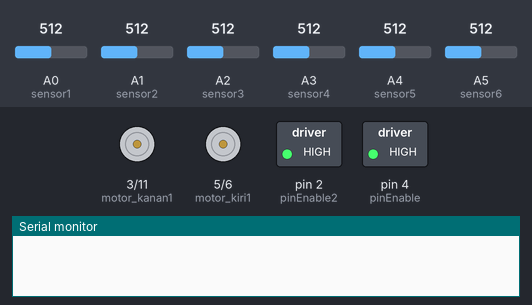
Recording of a sketch running on a simulated Arduino Uno, built with avr-gcc and run on an emulated ATmega328P. On the bench: motor-driver pin pairs drawn as motors (green arrow = first pin HIGH = forward, orange = second pin HIGH = backward, longer = more drive), switched loads named in the sketch (green lamp = pin HIGH), the last lines printed to the serial monitor. Inputs (shaded band) come from the test bench; at power-on: A0 (sensor1) = 512, A1 (sensor2) = 512, A2 (sensor3) = 512, A3 (sensor4) = 512, A4 (sensor5) = 512, A5 (sensor6) = 512.

Above: at 1.2 s.
1.3 s: A0 (sensor1) set to 36
3.5 s: A0 (sensor1) set to 32
At 4.9 s:
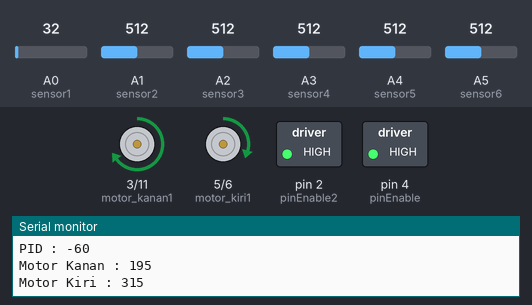
Timing chart, 0 to 6.5 s (numbered marks = the images above; inputs shaded):
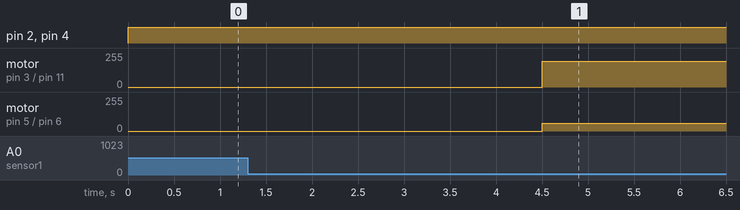

Measured:
- the behaviour switches between 34 and 33 on A0 (sensor1) (found by bisection; images 0 and 1)
- after the input at 1.3 s, every drawn part: stays the same
- after the input at 3.5 s, motor on pin 3 (motor_kanan1) / pin 11 (motor_kanan2): stopped → forward 195/255 after 1.0 s; motor on pin 5 (motor_kiri1) / pin 6 (motor_kiri2): stopped → forward 59/255 after 1.0 s

The sketch:

ali_kasus_p_rifaldy_r_akmal_6702194087_rifqi_zen_67021940151.ino
```cpp
int sensor1 = A0;
int sensor2 = A1;
int sensor3 = A2;
int sensor4 = A3;
int sensor5 = A4;
int sensor6 = A5;
int baca_sensor[6];


int pinEnable =4;
int pinEnable2 = 2;


int motor_kiri1 = 5;
int motor_kiri2 = 6;

int motor_kanan1 = 3;
int motor_kanan2 = 11;

int x;

int Last_Error = 0;
int error = 0;
int mtrSPDright, mtrSPDleft, setPointSPD = 255, PID_movement;

void setup(){
  pinMode(sensor1, INPUT);
  pinMode(sensor2, INPUT);
  pinMode(sensor3, INPUT);
  pinMode(sensor4, INPUT);
  pinMode(sensor5, INPUT);
  pinMode(sensor6, INPUT);

  pinMode(pinEnable, OUTPUT);
  pinMode(pinEnable2, OUTPUT);
  pinMode(motor_kiri1, OUTPUT);
  pinMode(motor_kiri2, OUTPUT);
  pinMode(motor_kanan1, OUTPUT);
  pinMode(motor_kanan2, OUTPUT);

  Serial.begin(9600);
}

void readsensor() {
  baca_sensor[0] = analogRead(sensor1);
  baca_sensor[1] = analogRead(sensor2);
  baca_sensor[2] = analogRead(sensor3);
  baca_sensor[3] = analogRead(sensor4);
  baca_sensor[4] = analogRead(sensor5);
  baca_sensor[5] = analogRead(sensor6);

}

void If_Error(){

if (baca_sensor[0] < 34 && baca_sensor[1] > 34 &&
    baca_sensor[2] > 34 && baca_sensor[3] > 34 &&
    baca_sensor[4] > 34 && baca_sensor[5] > 34){

    Last_Error = -2;
    try_PID(Last_Error);
   }


if (baca_sensor[0] > 34 && baca_sensor[1] < 34 &&
    baca_sensor[2] > 34 && baca_sensor[3] > 34 &&
    baca_sensor[4] > 34 && baca_sensor[5] > 34){
  Last_Error = -1;
  try_PID(Last_Error);
   }


if (baca_sensor[0] > 34 && baca_sensor[1] > 34 &&
    baca_sensor[2] < 34 && baca_sensor[3] > 34 &&
    baca_sensor[4] > 34 && baca_sensor[5] > 34){

  Last_Error = 0;

  digitalWrite(pinEnable, HIGH);
  analogWrite(motor_kiri1, 255);
  analogWrite(motor_kiri2, 0);

  digitalWrite(pinEnable2, HIGH);
  analogWrite(motor_kanan1, 255);
  analogWrite(motor_kanan2, 0);
   }


if (baca_sensor[0] > 34 && baca_sensor[1] > 34 &&
    baca_sensor[2] > 34 && baca_sensor[3] < 34 &&
    baca_sensor[4] > 34 && baca_sensor[5] > 34){

  Last_Error = 0;
  try_PID(Last_Error);
   }


if (baca_sensor[0] > 34 && baca_sensor[1] > 34 &&
    baca_sensor[2] > 34 && baca_sensor[3] > 34 &&
    baca_sensor[4] < 34 && baca_sensor[5] > 34){

  Last_Error = 1;
  try_PID(Last_Error);
   }


if (baca_sensor[0] > 34 && baca_sensor[1] > 34 &&
    baca_sensor[2] > 34 && baca_sensor[3] > 34 &&
    baca_sensor[4] > 34 && baca_sensor[5] < 34){

  Last_Error = 2;
  try_PID(Last_Error);
   }
}

void loop(){

  readsensor();
  //Sensor 1 dan 2 mendeteksi gelap, sisanya terang
  if (baca_sensor[0] < 34 && baca_sensor[1] < 34 &&
      baca_sensor[2] > 34 && baca_sensor[3] > 34 &&
      baca_sensor[4] > 34 && baca_sensor[5] > 34){

    Last_Error = -2;
    try_PID(Last_Error);
  }
  //Sensor 2 dan 3 mendeteksi gelap, sisanya terang
  if (baca_sensor[0] > 34 && baca_sensor[1] < 34 &&
      baca_sensor[2] < 34 && baca_sensor[3] > 34 &&
      baca_sensor[4] > 34 && baca_sensor[5] > 34){

    Last_Error = -1;
    try_PID(Last_Error);
  }
  //Sensor 3 dan 4 mendeteksi gelap, sisanya terang
  if (baca_sensor[0] > 34 && baca_sensor[1] > 34 &&
      baca_sensor[2] < 34 && baca_sensor[3] < 34 &&
      baca_sensor[4] > 34 && baca_sensor[5] > 34){

    Last_Error = 0;

    digitalWrite(pinEnable, HIGH);
    analogWrite(motor_kiri1, 255);
    analogWrite(motor_kiri2, 0);

    digitalWrite(pinEnable2, HIGH);
    analogWrite(motor_kanan1, 255);
    analogWrite(motor_kanan2, 0);
  }
  //Sensor 4 dan 5 mendeteksi gelap, sisanya terang
  if (baca_sensor[0] > 34 && baca_sensor[1] > 34 &&
      baca_sensor[2] > 34 && baca_sensor[3] < 34 &&
      baca_sensor[4] < 34 && baca_sensor[5] > 34){

    Last_Error = 1;
    try_PID(Last_Error);
  }
  //Sensor 5 dan 6 mendeteksi gelap, sisanya terang
  if (baca_sensor[0] > 34 && baca_sensor[1] > 34 &&
      baca_sensor[2] > 34 && baca_sensor[3] > 34 &&
      baca_sensor[4] < 34 && baca_sensor[5] < 34){

    Last_Error = 2;
    try_PID(Last_Error);
  }
  //Semua sensor mendeteksi terang
  if (baca_sensor[0] > 34 && baca_sensor[1] > 34 &&
      baca_sensor[2] > 34 && baca_sensor[3] > 34 &&
      baca_sensor[4] > 34 && baca_sensor[5] > 34){

      digitalWrite(pinEnable, HIGH);
      analogWrite(motor_kiri1, 0);
      analogWrite(motor_kiri2, 0);

      digitalWrite(pinEnable2, HIGH);
      analogWrite(motor_kanan1, 0);
      analogWrite(motor_kanan2, 0);
  }
  If_Error();
}

void try_PID(int Last_Error){

//  Serial.print ("Error Sensor Detect : ");
//  Serial.println (Last_Error);
//  Serial.print ("\n");

  int kp = 30, ki = 0, kd = 0; // kp range = 1 - 5
  int rate = error - Last_Error; // 0 - (-2) = 2
  PID_movement = (kp*Last_Error) + (kd*rate) + (ki/rate);
  mtrSPDright = setPointSPD + PID_movement; // 255 - 60 = 195
  mtrSPDleft = setPointSPD - PID_movement; // 255 + 60 = 60


  Serial.print ("error : ");
  Serial.print (error);
  Serial.print ("\n");
  Serial.print ("rate : ");
  Serial.print (rate);
  Serial.print ("\n");
  Serial.print ("PID : ");
  Serial.print (PID_movement);
  Serial.print ("\n");
  Serial.print ("Motor Kanan : ");
  Serial.print (mtrSPDright);
  Serial.print ("\n");
  Serial.print ("Motor Kiri : ");
  Serial.print (mtrSPDleft);
  Serial.print ("\n");
  delay (1000);

  digitalWrite(pinEnable, HIGH);
  analogWrite(motor_kiri1, mtrSPDleft);
  analogWrite(motor_kiri2, 0);

  digitalWrite(pinEnable2, HIGH);
  analogWrite(motor_kanan1, mtrSPDright);
  analogWrite(motor_kanan2, 0);
}
```
